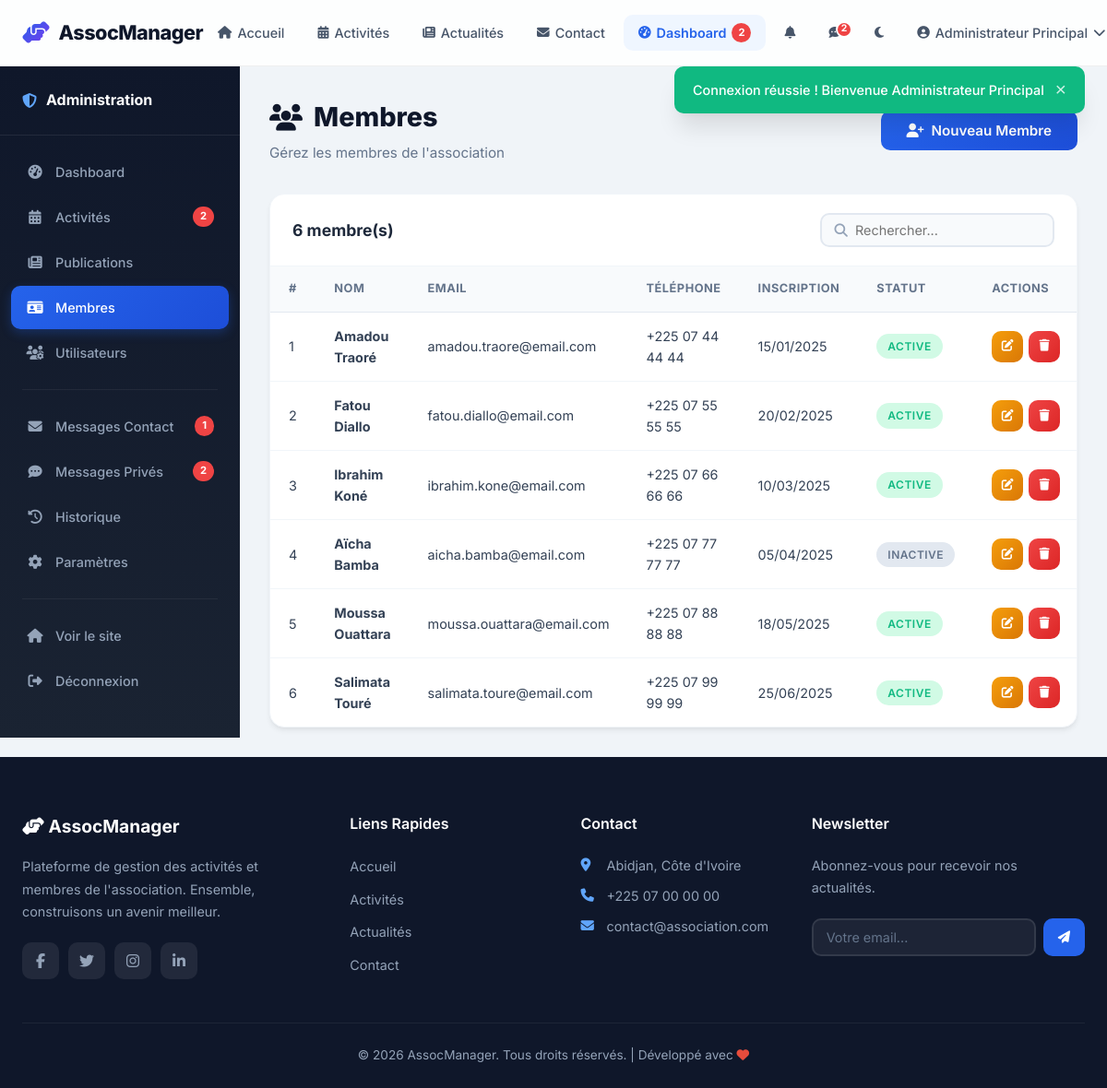
/admin/members.php (signed in), run on the app's committed database.
### tables this page shows
CREATE TABLE IF NOT EXISTS users (
    id INT AUTO_INCREMENT PRIMARY KEY,
    username VARCHAR(50) NOT NULL UNIQUE,
    email VARCHAR(100) NOT NULL UNIQUE,
    password VARCHAR(255) NOT NULL,
    full_name VARCHAR(100) NOT NULL,
    phone VARCHAR(20) DEFAULT NULL,
    bio TEXT DEFAULT NULL,
    avatar VARCHAR(255) DEFAULT 'default.png',
    role ENUM('admin', 'user') DEFAULT 'user',
    is_active TINYINT(1) DEFAULT 1,
    created_at DATETIME DEFAULT CURRENT_TIMESTAMP,
    updated_at DATETIME DEFAULT CURRENT_TIMESTAMP ON UPDATE CURRENT_TIMESTAMP
);

CREATE TABLE IF NOT EXISTS members (
    id INT AUTO_INCREMENT PRIMARY KEY,
    first_name VARCHAR(50) NOT NULL,
    last_name VARCHAR(50) NOT NULL,
    email VARCHAR(100) NOT NULL UNIQUE,
    phone VARCHAR(20) DEFAULT NULL,
    address TEXT DEFAULT NULL,
    membership_date DATE NOT NULL,
    status ENUM('active', 'inactive') DEFAULT 'active',
    created_at DATETIME DEFAULT CURRENT_TIMESTAMP,
    updated_at DATETIME DEFAULT CURRENT_TIMESTAMP ON UPDATE CURRENT_TIMESTAMP
);

### admin/members.php (the view, shortened to what this page needs)
<?php
require_once __DIR__ . '/../config/database.php';
require_once __DIR__ . '/../includes/auth.php';
$perPage = 10;
$page = max(1, (int)($_GET['page'] ?? 1));
$total = $pdo->query("SELECT COUNT(*) as c FROM members")->fetch()['c'];
$offset = ($page - 1) * $perPage;
$members = $pdo->query("SELECT * FROM members ORDER BY created_at DESC LIMIT $perPage OFFSET $offset")->fetchAll();
require_once __DIR__ . '/../includes/header.php';
?>
<div class="admin-layout">
    <?php include __DIR__ . '/sidebar.php'; ?>
    <div class="admin-content">
        <div class="admin-header">
            <div>
                <h1><i class="fas fa-users"></i> Membres</h1>
                <p>Gérez les membres de l'association</p>
            </div>
            <button class="btn btn-primary" onclick="openModal('memberModal')">
                <i class="fas fa-user-plus"></i> Nouveau Membre
            </button>
        </div>
        <div class="table-card">
            <div class="table-header">
                <h3><?php echo $total; ?> membre(s)</h3>
                <div class="search-box">
                    <i class="fas fa-search"></i>
                    <input type="text" placeholder="Rechercher...">
                </div>
            </div>
            <table class="data-table">
                <thead>
                    <tr>
                        <th>#</th>
                        <th>Nom</th>
                        <th>Email</th>
                        <th>Téléphone</th>
                        <th>Inscription</th>
                        <th>Statut</th>
                        <th>Actions</th>
                    </tr>
                </thead>
                <tbody>
                    <?php foreach ($members as $i => $m): ?>
                    <tr>
                        <td><?php echo $offset + $i + 1; ?></td>
                        <td><strong><?php echo e($m['first_name'] . ' ' . $m['last_name']); ?></strong></td>
                        <td><?php echo e($m['email']); ?></td>
                        <td><?php echo e($m['phone'] ?? '-'); ?></td>
                        <td><?php echo date('d/m/Y', strtotime($m['membership_date'])); ?></td>
                        <td><span class="badge badge-<?php echo e($m['status']); ?>"><?php echo e(ucfirst($m['status'])); ?></span></td>
                        <td>
                            <div class="table-actions">
                                <a href="?edit=<?php echo $m['id']; ?>" class="btn btn-icon btn-warning"><i class="fas fa-edit"></i></a>
                                <a href="?delete=<?php echo $m['id']; ?>" class="btn btn-icon btn-danger" data-confirm="Supprimer ce membre ?"><i class="fas fa-trash"></i></a>
                            </div>
                        </td>
                    </tr>
                    <?php endforeach; ?>
                </tbody>
            </table>
        </div>
    </div>
</div>
<?php require_once __DIR__ . '/../includes/footer.php'; ?>

### includes/header.php (shortened to what this page needs)
<?php
require_once __DIR__ . '/auth.php';
$currentUser = getCurrentUser();
$currentPage = basename($_SERVER['PHP_SELF'], '.php');
$unreadPrivateMsgs = getUnreadPrivateMsgCount();
$pendingParticipations = getPendingParticipationsCount();
?>
<!DOCTYPE html>
<html lang="fr">
<head>
    <link rel="stylesheet" href="https://cdnjs.cloudflare.com/ajax/libs/font-awesome/6.5.1/css/all.min.css">
    <link rel="stylesheet" href="<?php echo BASE_URL; ?>/assets/css/style.css">
</head>
<body>
    <nav class="navbar" id="navbar">
        <div class="nav-container">
            <a href="<?php echo BASE_URL; ?>/index.php" class="nav-brand">
                <i class="fas fa-hands-helping"></i>
                <span>AssocManager</span>
            </a>
            <ul class="nav-menu" id="navMenu">
                <li><a href="<?php echo BASE_URL; ?>/index.php" class="nav-link <?php echo $currentPage === 'index' ? 'active' : ''; ?>">
                    <i class="fas fa-home"></i> Accueil
                </a></li>
                <li><a href="<?php echo BASE_URL; ?>/user/activities.php" class="nav-link">
                    <i class="fas fa-calendar-alt"></i> Activités
                </a></li>
                <li><a href="<?php echo BASE_URL; ?>/index.php#posts" class="nav-link">
                    <i class="fas fa-newspaper"></i> Actualités
                </a></li>
                <li><a href="<?php echo BASE_URL; ?>/index.php#contact" class="nav-link">
                    <i class="fas fa-envelope"></i> Contact
                </a></li>
                <?php if (isLoggedIn()): ?>
                    <?php if (isAdmin()): ?>
                        <li><a href="<?php echo BASE_URL; ?>/admin/dashboard.php" class="nav-link <?php echo strpos($_SERVER['PHP_SELF'], '/admin/') !== false ? 'active' : ''; ?>">
                            <i class="fas fa-tachometer-alt"></i> Dashboard
                            <?php if ($pendingParticipations > 0): ?><span class="dropdown-badge"><?php echo $pendingParticipations; ?></span><?php endif; ?>
                        </a></li>
                    <?php else: ?>
                        <li><a href="<?php echo BASE_URL; ?>/user/dashboard.php" class="nav-link <?php echo $currentPage === 'dashboard' ? 'active' : ''; ?>">
                            <i class="fas fa-tachometer-alt"></i> Dashboard
                        </a></li>
                    <?php endif; ?>
                    <li class="nav-notif-wrapper">
                        <a href="<?php echo BASE_URL; ?>/user/notifications.php" class="nav-link nav-notif-link" title="Notifications">
                            <i class="fas fa-bell"></i>
                        </a>
                    </li>
                    <li class="nav-notif-wrapper">
                        <a href="<?php echo BASE_URL; ?>/user/messages.php" class="nav-link nav-notif-link" title="Messages">
                            <i class="fas fa-comment-dots"></i>
                            <?php if ($unreadPrivateMsgs > 0): ?>
                                <span class="notif-badge"><?php echo $unreadPrivateMsgs > 9 ? '9+' : $unreadPrivateMsgs; ?></span>
                            <?php endif; ?>
                        </a>
                    </li>
                    <li>
                        <button class="nav-link dark-mode-toggle" id="darkModeToggle" title="Mode sombre" type="button">
                            <i class="fas fa-moon" id="darkModeIcon"></i>
                        </button>
                    </li>
                    <li class="nav-user-menu">
                        <a href="#" class="nav-link nav-user-link">
                            <?php if ($currentUser && $currentUser['avatar'] && $currentUser['avatar'] !== 'default.png'): ?>
                                <img src="<?php echo BASE_URL . '/assets/images/' . e($currentUser['avatar']); ?>" alt="Avatar" class="nav-avatar-img">
                            <?php else: ?>
                                <i class="fas fa-user-circle"></i>
                            <?php endif; ?>
                            <?php echo e($currentUser['full_name'] ?? 'Utilisateur'); ?>
                            <i class="fas fa-chevron-down"></i>
                        </a>
                    </li>
                <?php endif; ?>
            </ul>
        </div>
    </nav>
    <div class="flash-container">
    </div>
    <main class="main-content">

### data on the page
users: full_name "Administrateur Principal"
members: i "1", first_name+last_name "Amadou Traoré", email "amadou.traore@email.com", phone "+225 07 44 44 44", membership_date "15/01/2025", status "ACTIVE"
members: i "2", first_name+last_name "Fatou Diallo", email "fatou.diallo@email.com", phone "+225 07 55 55 55", membership_date "20/02/2025", status "ACTIVE"
members: i "3", first_name+last_name "Ibrahim Koné", email "ibrahim.kone@email.com", phone "+225 07 66 66 66", membership_date "10/03/2025", status "ACTIVE"
members: i "4", first_name+last_name "Aïcha Bamba", email "aicha.bamba@email.com", phone "+225 07 77 77 77", membership_date "05/04/2025", status "INACTIVE"
members: i "5", first_name+last_name "Moussa Ouattara", email "moussa.ouattara@email.com", phone "+225 07 88 88 88", membership_date "18/05/2025", status "ACTIVE"
members: i "6", first_name+last_name "Salimata Touré", email "salimata.toure@email.com", phone "+225 07 99 99 99", membership_date "25/06/2025", status "ACTIVE"

### other printed values
$pendingParticipations "2"
$unreadPrivateMsgs "2"
$flash['message'] "Connexion réussie ! Bienvenue Administrateur Principal"
$sidebarPendingParts "2"
$sidebarUnreadMsgs "1"
$sidebarUnreadPrivate "2"
$total "6"
